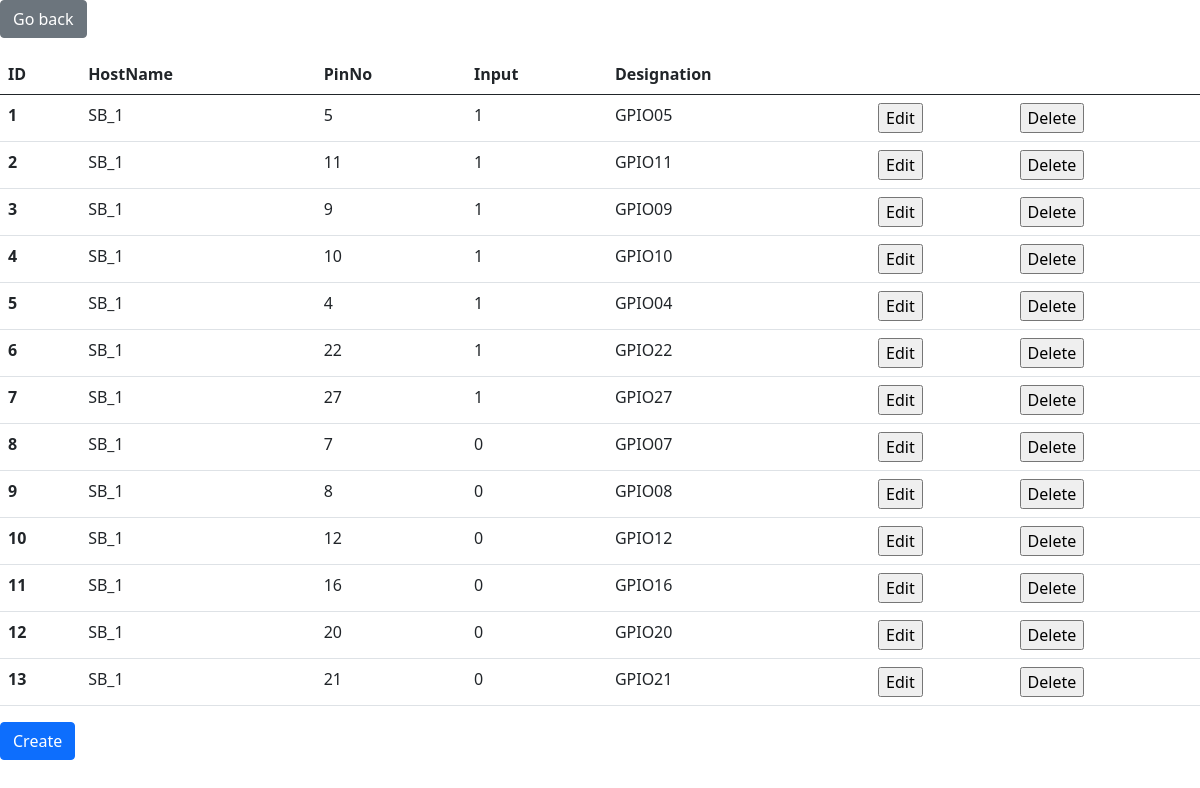
The app's page /pinManagement.php?HostName=SB_1 (signed in) with its own data.
### tables this page shows
CREATE TABLE `pins` (
  `PinId` int NOT NULL AUTO_INCREMENT,
  `PinNo` int NOT NULL,
  `HostName` varchar(16) DEFAULT NULL,
  `Input` int DEFAULT NULL,
  `Designation` varchar(50) DEFAULT NULL,
  PRIMARY KEY (`PinId`),
  KEY `PinNo`(`PinNo`),
  KEY `HostName` (`HostName`),
  CONSTRAINT `pin_ibfk_1` FOREIGN KEY (`HostName`) REFERENCES `smartboxes` (`HostName`) ON UPDATE CASCADE ON DELETE CASCADE
);

### pinManagement.php (the view, shortened to what this page needs)
<?php
    include_once "htmlHead.php";
    include_once "databaseConnect.php";
?>
    <body>
    <div class="">
            <form action="" method="post">
                <input type="submit" class="btn btn-secondary mb-3" value="Go back">
            </form>
        </div>
        <?php
            if($_SESSION["userIsAdmin"]==0){
                $sqlStatement = $connection->prepare("SELECT * from pins, manage where pins.HostName=manage.HostName and manage.UserNo=? and pins.HostName=?");
                $sqlStatement->bind_param("is", $_SESSION["currentUserNo"], $_GET["HostName"]);
                $sqlStatement->execute();
                $result = $sqlStatement->get_result();
            }else{
                $sqlStatement = $connection->prepare("SELECT * from pins where HostName=?");
                $sqlStatement->bind_param("s", $_GET["HostName"]);
                $sqlStatement->execute();
                $result = $sqlStatement->get_result();
            }
            if ($result) {
                ?>
                <table class="table">
                    <thead>
                        <tr>
                            <th scope="col">ID</th>
                            <th scope="col">HostName</th>
                            <th scope="col">PinNo</th>
                            <th scope="col">Input</th>
                            <th scope="col">Designation</th>
                            <th scope="col"></th>
                            <th scope="col"></th>
                        </tr>
                    </thead>
                    <tbody>
                        <?php while ($row = $result->fetch_assoc()) {?>
                            <tr>
                                <th scope="row"><?= $row["PinId"] ?></th>
                                <td><?= $row["HostName"] ?></td>
                                <td><?= $row["PinNo"] ?></td>
                                <td><?= $row["Input"] ?></td>
                                <td><?= $row["Designation"] ?></td>
                                <td>
                                    <form method="POST">
                                        <input type="submit" value="Edit">
                                    </form>
                                </td>
                                <td>
                                    <form method="POST">
                                        <input type="submit" value="Delete">
                                    </form>
                                </td>
                            </tr>
                        <?php }?>
                    </tbody>
                </table>
<?php
            }  else {
                print "Something went wrong selecting data";
            }
        ?>
    <form action="" method="post">
        <input type="submit" class="btn btn-primary" value="Create"></input>
    </form>
    </body>
</html>

### records on screen
pins: PinId "1", HostName "SB_1", PinNo "5", Input "1", Designation "GPIO05"
pins: PinId "2", HostName "SB_1", PinNo "11", Input "1", Designation "GPIO11"
pins: PinId "3", HostName "SB_1", PinNo "9", Input "1", Designation "GPIO09"
pins: PinId "4", HostName "SB_1", PinNo "10", Input "1", Designation "GPIO10"
pins: PinId "5", HostName "SB_1", PinNo "4", Input "1", Designation "GPIO04"
pins: PinId "6", HostName "SB_1", PinNo "22", Input "1", Designation "GPIO22"
pins: PinId "7", HostName "SB_1", PinNo "27", Input "1", Designation "GPIO27"
pins: PinId "8", HostName "SB_1", PinNo "7", Input "0", Designation "GPIO07"
pins: PinId "9", HostName "SB_1", PinNo "8", Input "0", Designation "GPIO08"
pins: PinId "10", HostName "SB_1", PinNo "12", Input "0", Designation "GPIO12"
pins: PinId "11", HostName "SB_1", PinNo "16", Input "0", Designation "GPIO16"
pins: PinId "12", HostName "SB_1", PinNo "20", Input "0", Designation "GPIO20"
pins: PinId "13", HostName "SB_1", PinNo "21", Input "0", Designation "GPIO21"
